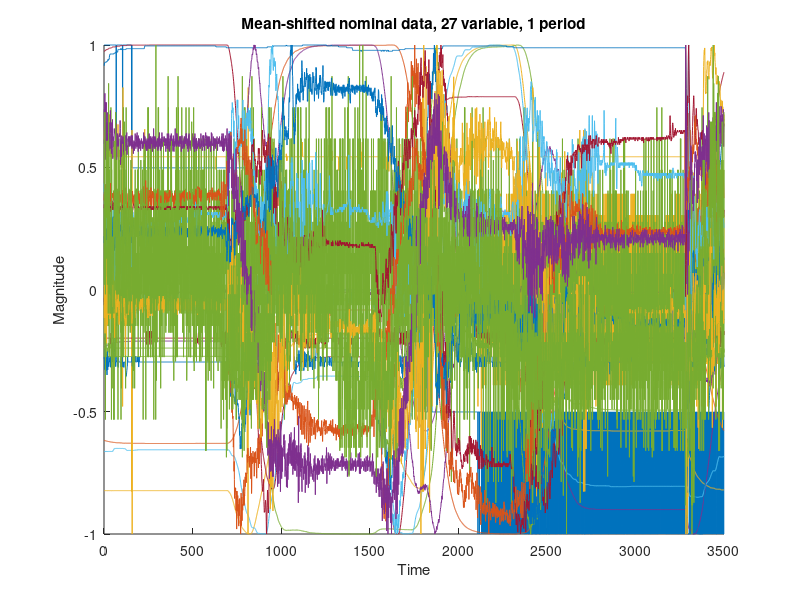

Source code (MATLAB):
clc
clear
load('Pre-processed_variables.mat')

for i = 1:27
    All_Variable_1_Period(:,i) = 2 * (All_Variable_1_Period(:,i) - min(All_Variable_1_Period(:,i))) / (range(All_Variable_1_Period(:,i))) - 1;
end

period = 1:3500;

var1 = All_Variable_1_Period(:,1);
var2 = All_Variable_1_Period(:,2);
var3 = All_Variable_1_Period(:,3);
var4 = All_Variable_1_Period(:,4);
var5 = All_Variable_1_Period(:,5);
var6 = All_Variable_1_Period(:,6);
var7 = All_Variable_1_Period(:,7);
var8 = All_Variable_1_Period(:,8);
var9 = All_Variable_1_Period(:,9);
var10 = All_Variable_1_Period(:,10);
var11 = All_Variable_1_Period(:,11);
var12 = All_Variable_1_Period(:,12);
var13 = All_Variable_1_Period(:,13);
var14 = All_Variable_1_Period(:,14);
var15 = All_Variable_1_Period(:,15);
var16 = All_Variable_1_Period(:,16);
var17 = All_Variable_1_Period(:,17);
var18 = All_Variable_1_Period(:,18);
var19 = All_Variable_1_Period(:,19);
var20 = All_Variable_1_Period(:,20);
var21 = All_Variable_1_Period(:,21);
var22 = All_Variable_1_Period(:,22);
var23 = All_Variable_1_Period(:,23);
var24 = All_Variable_1_Period(:,24);
var25 = All_Variable_1_Period(:,25);
var26 = All_Variable_1_Period(:,26);
var27 = All_Variable_1_Period(:,27);

hold on
plot(period,var1)
plot(period,var2)
plot(period,var3)
plot(period,var4)
plot(period,var5)
plot(period,var6)
plot(period,var7)
plot(period,var8)
plot(period,var9)
plot(period,var10)
plot(period,var11)
plot(period,var12)
plot(period,var13)
plot(period,var14)
plot(period,var15)
plot(period,var16)
plot(period,var17)
plot(period,var18)
plot(period,var19)
plot(period,var20)
plot(period,var21)
plot(period,var22)
plot(period,var23)
plot(period,var24)
plot(period,var25)
plot(period,var26)
plot(period,var27)

title('Mean-shifted nominal data, 27 variable, 1 period')
xlabel('Time')
ylabel('Magnitude')